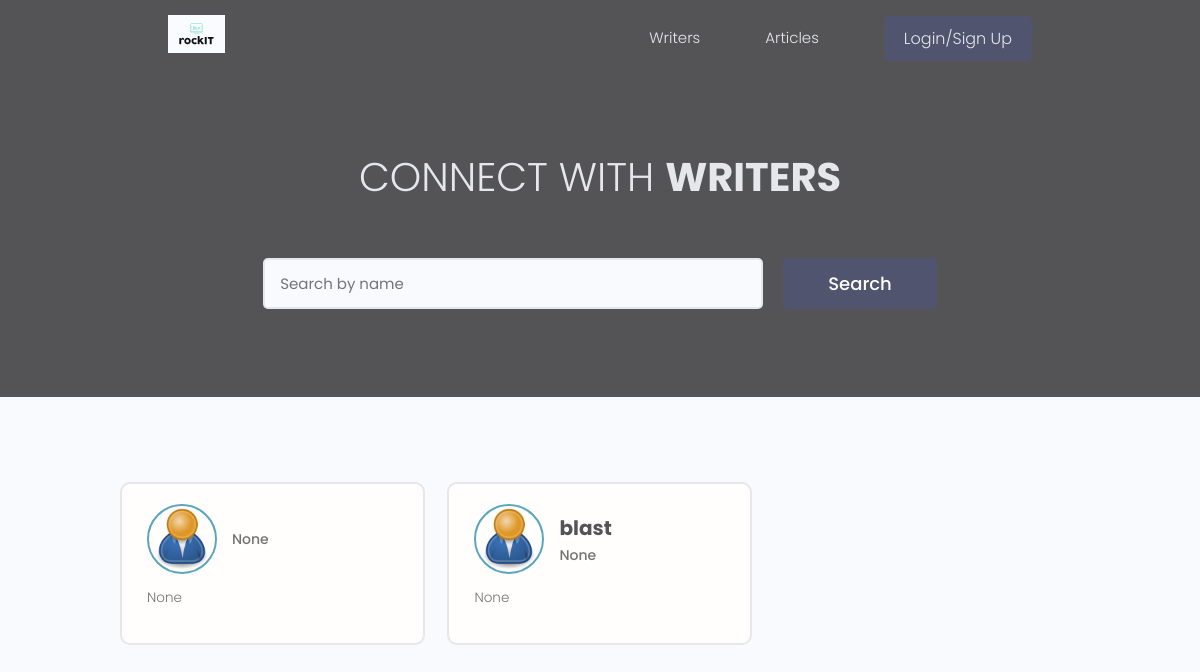
Page /profiles/ on the earlier database version.
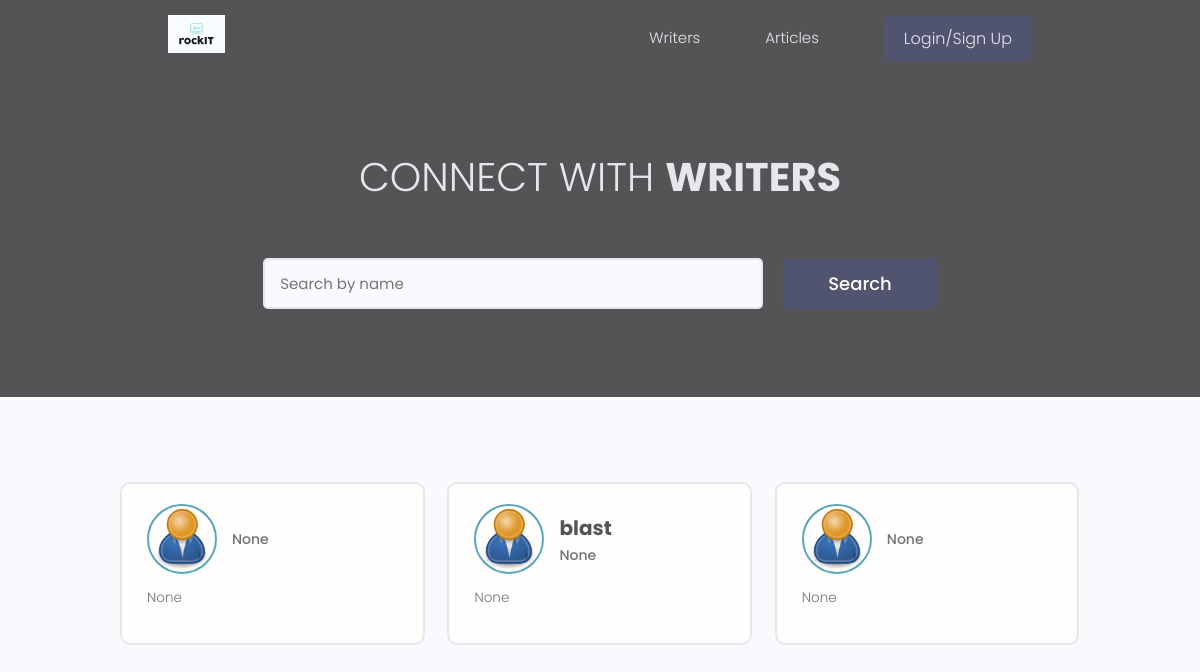
Same page on the later database version.
### userapps/models.py (models this page shows, shortened)
class Profiles(models.Model):
    id = models.UUIDField(max_length=36,primary_key=True, default=uuid.uuid4, editable=False)
    user = models.OneToOneField(User, on_delete=models.CASCADE, null=True, blank=True)
    name = models.CharField(max_length=200, blank=True, null=True)
    email = models.EmailField(max_length=500, blank=True, null=True)
    username = models.CharField(max_length=200, blank=True, null=True)
    bio = models.TextField(max_length=200, blank=True, null=True)
    location = models.CharField(max_length=200, blank=True, null=True)
    description = models.CharField(max_length=200, blank=True, null=True)
    profile_image = models.ImageField(
        null=True, blank=True, upload_to='profiles/', default="profiles/user-default.png")
    created = models.DateTimeField(auto_now_add=True,null=True)

### userapps/views.py (the view)
# urls.py: path('profiles/',userProfiles,name="profiles"),
def userProfiles(request):
    profiles, search_query = searchProfiles(request)
    context = {'profiles':profiles,'search_query': search_query}
    return render(request,"userapps/profiles.html",context)

### userapps/utils.py (called while the page is built)
def searchProfiles(request):
    search_query = ''
    if request.GET.get('search_query'):
        search_query = request.GET.get('search_query')
    profiles = Profiles.objects.distinct().filter(
        Q(name__icontains=search_query) |
        Q(username__icontains=search_query)
    )
    return profiles, search_query

### userapps/templates/userapps/profiles.html (shortened to what this page needs)
{%extends 'main.html'%}
{%block content%}
<main class="home">
  <section class="hero-section text-center">
      <div class="container container--narrow">
          <div class="hero-section__box">
              <h2>CONNECT WITH <span>Writers</span></h2>
          </div>
          <div class="hero-section__search">
              <form id="searchForm" class="form" action="{% url 'profiles' %}" method="get">
                  <div class="form__field">
                      <input class="input input--text" id="formInput#search" type="text" name="search_query"
                          value="{{search_query}}" placeholder="Search by name" />
                  </div>
                  <input class="btn btn--sub btn--lg" type="submit" value="Search" />
              </form>
          </div>
      </div>
  </section>
  <section class="devlist">
      <div class="container">
          <div class="grid grid--three">
              {% for profile in profiles %}
              <div class="column card">
                  <div class="dev">
                      <a href="{% url 'user-profile' profile.id %}" class="card__body">
                          <div class="dev__profile">
                              <img class="avatar avatar--md" src="{{ profile.profile_image.url }}" alt="image" />
                              <div class="dev__meta">
                                  <h3>{{profile.name}}</h3>
                                  <h5>{{profile.description|slice:"60"}}</h5>
                              </div>
                          </div>
                          <p class="dev__info">{{profile.bio|slice:"150"}}</p>
                      </a>
                  </div>
              </div>
              {% endfor %}
          </div>
      </div>
  </section>
</main>
{%endblock content%}

### templates/main.html (shortened to what this page needs)
<!DOCTYPE html>
{%load static %}
<html lang="en">
<head>
  <link rel="stylesheet" href="https://cdn.iconmonstr.com/1.3.0/css/iconmonstr-iconic-font.min.css" />
  <link rel="stylesheet" href="{% static 'uikit/styles/uikit.css' %}" />
  <link rel="stylesheet" href="{% static 'styles/app.css'%}" />
</head>
<body>
    {%include "navbar.html" %}
    {%block content %}
    {%endblock content %}
</body>
</html>

### templates/navbar.html (shortened to what this page needs)
{% load static %}
<header class="header">
    <div class="container container--narrow">
        <a href="{%url 'articles' %}" class="header__logo">
            <img src="{% static 'images/logo.svg' %} " alt="DevSearch Logo" />
        </a>
        <nav class="header__nav">
            <ul class="header__menu">
                <li class="header__menuItem"><a href="{%url 'profiles'%}">Writers</a></li>
                <li class="header__menuItem"><a href="{%url 'articles'%}">Articles</a></li>
                <li class="header__menuItem"><a href="{%url 'logout' %}" class="btn btn--sub">Logout {{user.username}}</a></li>
                <li class="header__menuItem"><a href="{%url 'login' %}" class="btn btn--sub">Login/Sign Up</a></li>
            </ul>
        </nav>
    </div>
</header>

### static/styles/app.css (style rules this page uses)
:root { --color-sub: #545456; }
.btn--sub { background-color: var(--color-sub-light); }
.card { border: 2px solid var(--color-light); }
img { width: 100%; height: auto; }
.header { position: sticky; z-index: 111; background-color: var(--color-sub); padding: 1.5rem 0; }
.header > .container { display: flex; justify-content: space-between; align-items: center; }
.header__logo > img { height: 3.8rem; }
.header__nav > ul { display: inline-flex; align-items: center; list-style: none; gap: 6.5rem; }
.header__menuItem > a { color: var(--color-light); font-weight: 300; }
.hero-section { height: 40vh; display: flex; align-items: center; background-color: var(--color-sub); }
.hero-section__box { margin-bottom: 4rem; }
.hero-section__box > h2, .hero-section__box > h2 > span { font-size: 4rem; color: var(--color-light); line-height: 1.3; text-transform: uppercase; }
.hero-section__box > h2 { font-weight: 300; }
.hero-section__box > h2 > span { font-weight: 700; }
.hero-section__search > .form { display: flex; align-items: center; justify-content: center; gap: 2rem; }
.hero-section__search > .form input.input--text { width: 50rem; }
.devlist { margin-top: 8rem; }
.devlist .grid { align-items: stretch; }
.devlist .dev .dev__profile { display: flex; align-items: center; gap: 1.5rem; }
.devlist .dev .dev__meta h3 { color: var(--color-sub); font-size: 2rem; font-weight: 700; }
.devlist .dev .dev__meta h5 { color: var(--color-text); font-size: 1.4rem; font-weight: 500; }
.devlist .dev .dev__info { margin: 1.5rem 0; font-size: 1.35rem; line-height: 1.4; text-align: justify; }

### static/uikit/styles/modules/_variables.css (style rules this page uses)
:root { --color-main: #5aa5b9; --color-main-light: #e6faff; --color-sub: #3f4156; --color-sub-light: #51546e; --color-sub-lighter: #ededfd; --color-text: #737373; --color-gray: #8b8b8b; --color-light: #e5e7eb; --color-light-gray: #767676; --color-bg: #f8fafd; --color-white: #fffefd; --color-white-light: #f3f3f3; --color-success: #359e64; --color-success-bg: #def8e8; --color-error: #fc4b0b; --color-error-bg: #fff2ee; --font-base: 'Poppins', arial, helvetica, 'Segoe UI', roboto, ubuntu, sans-serif; --font-monospace: 'Fira Code', 'Courier New', courier, monospace; --font-regular: 300; --font-medium: 500; --font-bold: 700; --generic-shadow: 1px 1px 5px #00000010; --generic-transition: all 0.3s ease-in-out; }

### static/uikit/styles/modules/_base.css (style rules this page uses)
* { margin: 0; padding: 0; box-sizing: border-box; text-rendering: optimizeLegibility; color: inherit; font-size: inherit; }
html { font-size: 50%; }
@media only screen and (min-width: 480px) { html { font-size: 56.25%; } }
@media only screen and (min-width: 1200px) { html { font-size: 62.5%; } }
body { line-height: 1.6; font-weight: 400; font-size: 1.5rem; color: var(--color-text); background-color: var(--color-bg); min-height: 100vh; }

### static/uikit/styles/modules/_typography.css (style rules this page uses)
* { font-family: var(--font-base); }
h2 { font-size: 3.6rem; font-weight: var(--font-bold); }
h3 { font-size: 3.2rem; font-weight: var(--font-medium); }
h5 { font-size: 2.4rem; font-weight: var(--font-medium); }
h5, h6 { font-weight: var(--font-regular); }
p, span, strong { font-size: 1.6rem; color: var(--color-text); font-weight: var(--font-regular); }
a { padding-bottom: 2px; text-decoration: none; display: inline-block; color: var(--color-main); font-weight: var(--font-medium); }

### static/uikit/styles/modules/_utilities.css (style rules this page uses)
.container { width: 92%; max-width: 165rem; margin: 0 auto; box-sizing: border-box; }
.container--narrow { width: 92%; max-width: 120rem; }
@media screen and (min-width: 1000px) { .container { width: 90%; } }
@media screen and (min-width: 1000px) { .container--narrow { width: 85%; } }
@media screen and (min-width: 1200px) { .container { width: 80%; } }
@media screen and (min-width: 1200px) { .container--narrow { width: 72%; } }
.text-center { text-align: center; }

### static/uikit/styles/modules/_avatar.css (style rules this page uses)
.avatar { border-radius: 50%; border: 2px solid var(--color-main); object-fit: cover; }
.avatar--md { height: 7rem; width: 7rem; }

### static/uikit/styles/modules/_card.css (style rules this page uses)
.card { border-radius: 1rem; background-color: var(--color-white); border: 1.5px solid var(--color-light); width: auto; height: auto; margin-top: 0.5rem; margin-bottom: 0.5rem; overflow: hidden; }
.card__body, .card__header { padding: 2rem 2.5rem; }

### static/uikit/styles/modules/_form.css (style rules this page uses)
.form { display: block; }
.form__field { margin-top: 1.5rem; margin-bottom: 1.5rem; }
input.input[type='text'], input.input[type='email'], input.input[type='password'], input.input[type='number'], select.input, textarea.input { min-width: 24rem; width: 100%; padding: 1.2rem 1.5rem; border-radius: 0.5rem; border: 2px solid var(--color-light); transition: all 0.3s ease-in-out; background-color: var(--color-bg); }

Differences in the rows shown:
added Profiles: profile_image (placeholder picture), description "None", bio "None"
